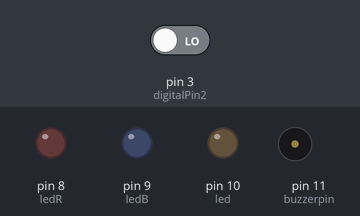
This sketch was run on a simulated Arduino Uno, built with avr-gcc and run on an emulated ATmega328P. Shown: output pins drawn as LEDs (lit = HIGH), buzzer (waves = sounding). The inputs (shaded band) are chosen by the test bench; at power-on: pin 3 (digitalPin2) LOW. Random numbers use the default seed unless the sketch sets one.

Above: at 1.2 s.
1.3 s: pin 3 (digitalPin2) driven HIGH
At 9.7 s:
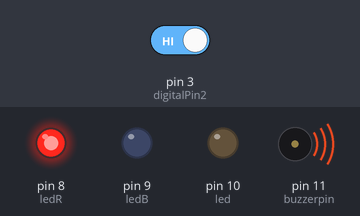
At 10.5 s:
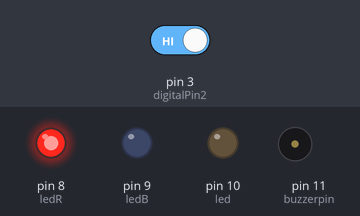
Timing chart, 0 to 22.7 s (numbered marks = the images above; inputs shaded):
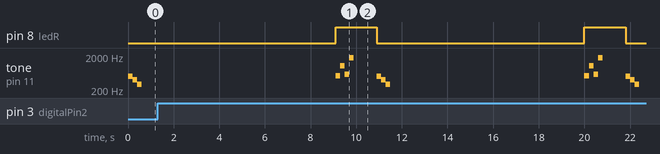

The sketch:

Projet_3.ino
```cpp
#include <assert.h>
const byte numReaders = 1;
int numG = 5; // Number of Goal that you need to win

int ledR = 8; // Red led pin
int ledB = 9; // Blue led pin
int led = 10 ; //  led pin (allow to read the secret message)
byte buzzerpin = 11; // Buzzer Pin
int  digitalPin1 = 4; // KY-025 digital interface
int  digitalPin2 = 3; // KY-025 digital interface
int analogPin = A0; // KY-025 analog interface
int analogPin2 = A1; // KY-025 analog interface
int digitalVal; // digital readings

void setup() {
  // put your setup code here, to run once:
  // Configure the output and input pin
  pinMode (ledR, OUTPUT);
  pinMode (ledB, OUTPUT);
  pinMode (led, OUTPUT);
  pinMode(digitalPin1, INPUT);
  pinMode(digitalPin2, INPUT);
  // Initialise serial connection
  Serial.begin(9600);

}


void loop() {
  //When succefully score 5 goal ligth the led
if( numG == 0){

   digitalWrite(led, HIGH);
   delay(200000);
   digitalWrite(led, LOW);
   numG = 5;

} else {
  // chose what side will score a goal
    int Num = random(1,3);

    if (Num == 1){
      // make sound to indicate the side were you need to score
      tone(buzzerpin, 500,200);
      delay(200);
      tone(buzzerpin, 600,200);
      delay(200);
      tone(buzzerpin, 700,200);
      delay(200);
      noTone(buzzerpin);
      delay(1000);
       int e = 0;

      for( int e = 0; e< 75; e++){
      tone(buzzerpin, 500,50);
      noTone(buzzerpin);
      delay(100);
      }
      delay(1000);
      digitalVal = digitalRead(digitalPin1);
      // if the goal is done trigger sound and led
      if(digitalVal == HIGH){
        assert( numG > 0);
        numG--;
        digitalWrite(ledB, HIGH);
        playPassed();
        delay(1000);
        noTone(buzzerpin);
        digitalWrite(ledB, LOW);
      } else{

        playFailed();
        delay(2000);
      }
    } else {
      // make sound to indicate the side were you need to score
    tone(buzzerpin, 500,200);
      delay(200);
      tone(buzzerpin,400,200);
      delay(200);
      tone(buzzerpin, 300,200);
      delay(200);
    for( int e = 0; e< 75; e++){
      tone(buzzerpin, 500,50);
      noTone(buzzerpin);
      delay(100);
      }
    delay(1000);
    // if the goal is done trigger sound and led
      digitalVal = digitalRead(digitalPin2);
      if(digitalVal == HIGH){
        assert( numG > 0);
        numG--;
        digitalWrite(ledR, HIGH);
        playPassed();
        delay(1000);
        digitalWrite(ledR, LOW);
        noTone(buzzerpin);
        } else{

          playFailed();
          delay(2000);
    }
  }
    }
  }
//source https://www.aranacorp.com/fr/utilisation-dun-buzzer-avec-arduino/
void playPassed() { /* function playPassed */
  ////Play 'ON' Sound
  int melodyOn[] = {523, 1047, 587, 1760};
  int durationOn = 200;
  for (int thisNote = 0; thisNote < 4; thisNote++) {
    tone(buzzerpin, melodyOn[thisNote], durationOn);
    delay(200);
  }
}

void playFailed() { /* function playFailed */
  ////Play 'OFF' Sound
  int melodyOff[] = {131, 147};
  int durationOff = 200;
  for (int thisNote = 0; thisNote < 2; thisNote++) {
    tone(buzzerpin, melodyOff[thisNote], durationOff);
    delay(200);
  }
}
```

Measured:
- after the input at 1.3 s, pin 8 (ledR): alternates HIGH for 1.8 s and LOW for 9.1 s, starting after 7.8 s
- by itself, tone on pin 11 (buzzerpin): plays 523 Hz for 0.20 s, 1047 Hz for 0.20 s, 587 Hz for 0.20 s, 1760 Hz for 0.20 s, 500 Hz for 0.20 s, 400 Hz for 0.20 s … (14 notes in this stretch)
